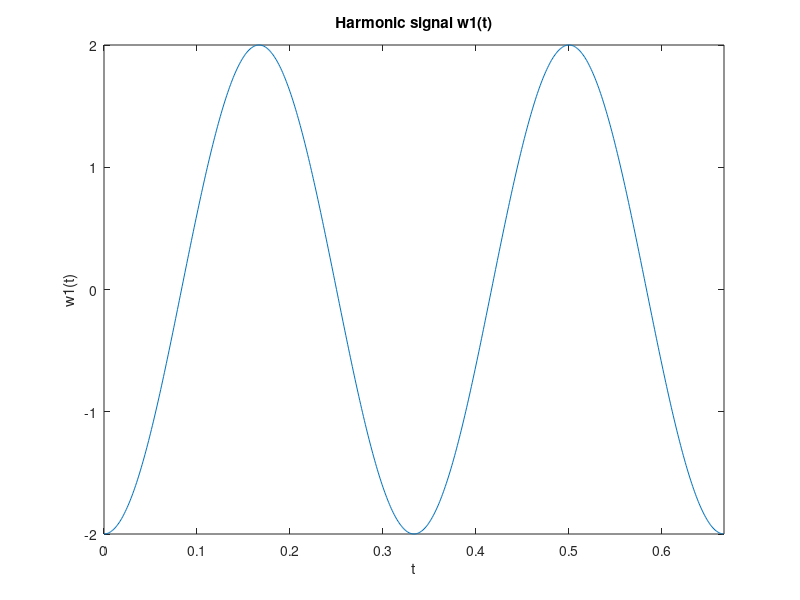
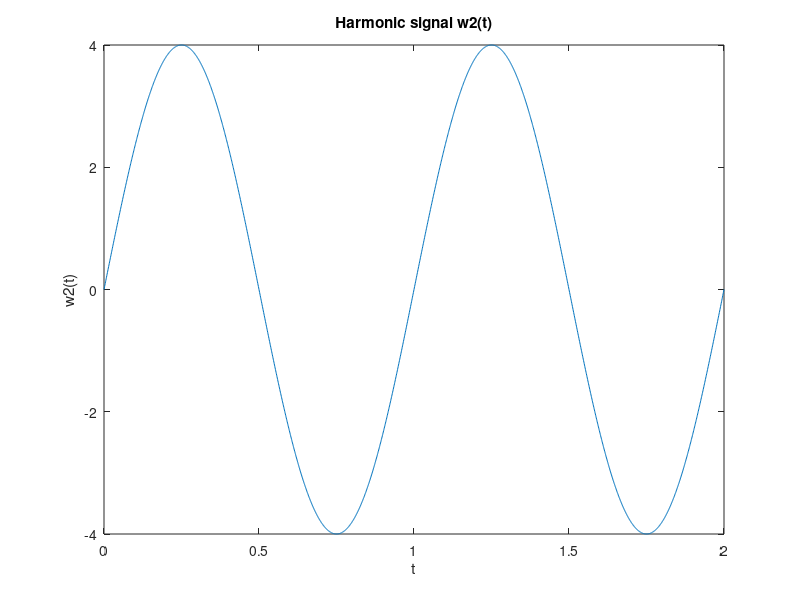
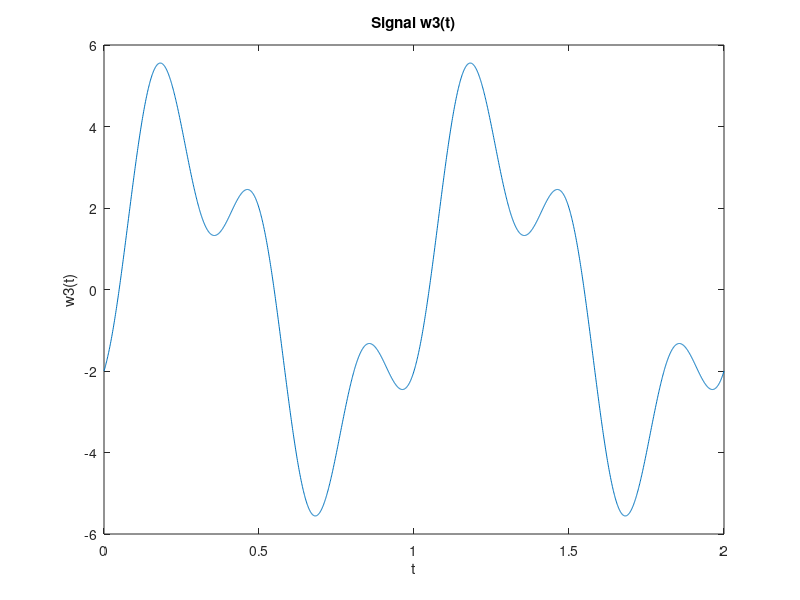
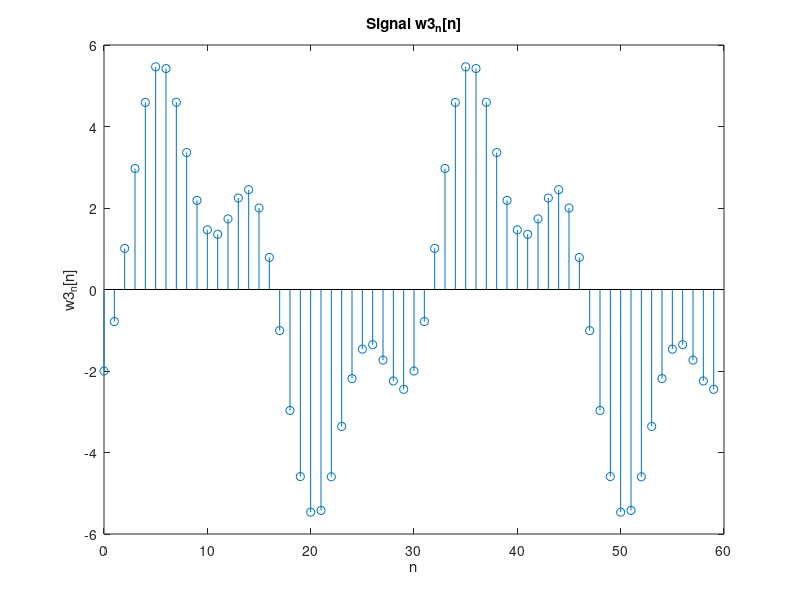

Write the MATLAB code that produced these figures, in order.

clear all;
close all;
clc;

%% --------------------------------------------------------------------------

U1 = 2;
Omega1 = 6*pi;
phi1 = pi;
T1 = 2*pi/Omega1;
t1 = 0:0.001:2*T1;

w1 = U1*cos(Omega1*t1+phi1);

figure
plot(t1, w1)
xlabel('t')
ylabel('w1(t)')
title('Harmonic signal w1(t)')
xlim([0, 2*T1])


U2 = 4;
Omega2 = 2*pi;
phi2 = -pi/2;
T2 = 2*pi/Omega2;
t2 = 0:0.001:2*T2;

w2 = U2*cos(Omega2*t2+phi2);

figure
plot(t2, w2)
xlabel('t')
ylabel('w2(t)')
title('Harmonic signal w2(t)')
xlim([0, 2*T2])

%% seceteni signalu



T = 1;
t = 0:0.001:2*T;



w3 = U1*cos(Omega1*t+phi1) + U2*cos(Omega2*t+phi2);

figure
plot(t, w3)
xlabel('t')
ylabel('w3(t)')
title('Signal w3(t)')
xlim([0, 2*T])


%% vzorkovani


pocet_vzorku_na_periodu = 10;
pocet_vykreslenych_period = 6;
Ts = 2*pi/(Omega1*pocet_vzorku_na_periodu);
N = pocet_vzorku_na_periodu * pocet_vykreslenych_period;
n = 0:1:N-1;

w3_n = U1*cos(Omega1*n*Ts+phi1) + U2*cos(Omega2*n*Ts+phi2);

figure
stem(n,w3_n); 
xlabel('n')
ylabel('w3_n[n]')
title('Signal w3_n[n]')


%% kvantovani

% pro cele cislo staci floor

w_kvant = floor(w3_n);

figure
stem(n,w_kvant); 
xlabel('n')
ylabel('w-kvant[n]')
title('Signal w-kvant[n]')


%% kodovani

pocet_bitu = 4;
offset = min(w_kvant);

w_kvant_offset = w_kvant - offset;

w_bin = zeros(1,(length(w_kvant_offset)*pocet_bitu));

for i = 1:(length(w_kvant_offset))
    current_number = w_kvant_offset(i);
    for j = 1:1:pocet_bitu
        binary = 0;
        index = pocet_bitu - j;
        if current_number >= 2^index
            binary = 1;
            current_number = current_number - 2^index;
        end
        w_bin((i-1)*pocet_bitu+j) = binary;
    end
end
n_bin = 0:1/pocet_bitu:N-1/pocet_bitu;

T = 1;
tick =0.001;
t = 0:tick:(2*T-tick)

w_kodovany = zeros(1, length(t));
for i = 1:1:length(t)
    index = t(i)*pocet_bitu/(Ts);
    w_kodovany(i) = w_bin(int32(floor(index))+1);
end


figure
plot(t, w_kodovany);
ylim([-1,2])
grid on;
xlabel('t')
ylabel('w-kodovany(t)')
title('Signal w-PCM(t)')


%% modulace pwm



offset = min(w_kvant);
maximum = max(w_kvant);
max_steps = maximum - offset;
w_kvant_offset = w_kvant - offset;

T = 1;
tick =0.001;
t = 0:tick:(2*T-tick);

w_kodovany = zeros(1, length(t));
for i = 1:1:length(t)
    index = t(i)/Ts;
    int_index = int32(floor(index));
    remainer = index - double(int_index);
    current_value = w_kvant_offset(int_index+1);
    percentage_requirement = current_value / max_steps;
    w_kodovany(i) = 0;
    if remainer < percentage_requirement
        w_kodovany(i) = 1;
    end
   

end


figure
plot(t, w_kodovany);
ylim([-1,2])
grid on;
xlabel('t')
ylabel('w-modulovany(t)')
title('Signal w-PWM(t)')



%% pnm

% nefunguje

offset = min(w_kvant);
maximum = max(w_kvant);
max_steps = maximum - offset;
w_kvant_offset = w_kvant - offset;

T = 1;
tick =0.001;
t = 0:tick:(2*T-tick);

impulse_width = 0.05;

w_kodovany = zeros(1, length(t));
for i = 1:1:length(t)
    index = t(i)/Ts;
    int_index = int32(floor(index));
    remainer = index - double(int_index);
    current_value = w_kvant_offset(int_index+1);
    percentage_requirement = current_value / max_steps;
    w_kodovany(i) = 0;
    if remainer < percentage_requirement
        pulse_polarity = t(i)/impulse_width;
        pulse_polarity_floor = floor(pulse_polarity);
        pulse_polarity_x = pulse_polarity - pulse_polarity_floor;
        if pulse_polarity_x < 0.5
            w_kodovany(i) = 1;
        end
        w_kodovany(i) = 1;
    end
   

end


figure
plot(t, w_kodovany);
ylim([-1,2])
grid on;
xlabel('t')
ylabel('w-modulovany(t)')
title('Signal w-PWM(t)')









